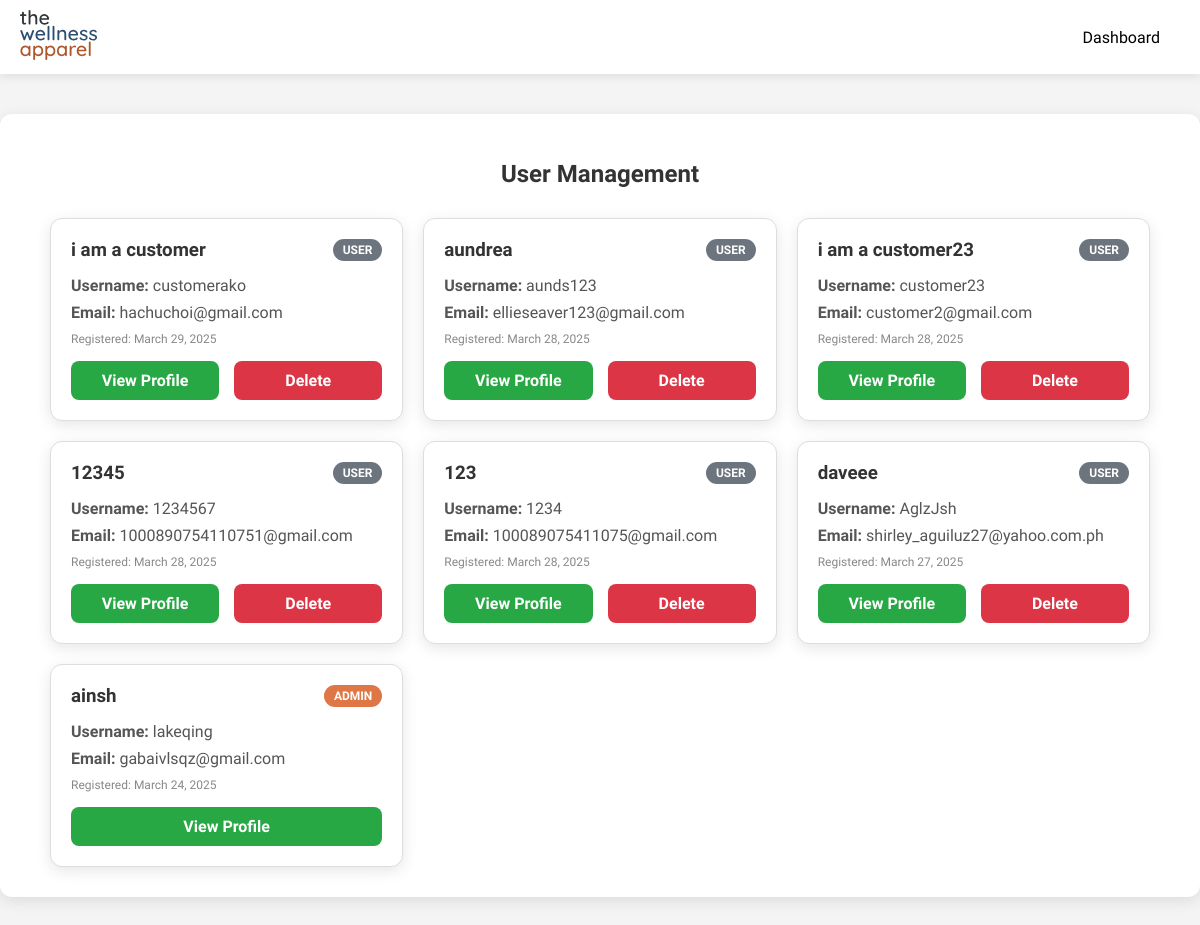
The page /admin/users.php (signed in) on the database its author committed.
### tables this page shows
CREATE TABLE `users` (
  `id` int NOT NULL,
  `username` varchar(50) NOT NULL,
  `email` varchar(100) NOT NULL,
  `password` varchar(255) NOT NULL,
  `display_name` varchar(50) DEFAULT NULL,
  `created_at` timestamp NOT NULL DEFAULT CURRENT_TIMESTAMP,
  `is_admin` tinyint(1) NOT NULL DEFAULT '0'
);

### admin/users.php (the view, shortened to what this page needs)
<?php
require 'includes/navbar.php';
try {
    $stmt = $conn->prepare("SELECT id, username, email, display_name, created_at, is_admin FROM users ORDER BY created_at DESC");
    $stmt->execute();
    $users = $stmt->get_result()->fetch_all(MYSQLI_ASSOC);
} catch (Exception $e) {
    die("Error fetching users: " . $e->getMessage());
}
?>
<!DOCTYPE html>
<html lang="en">
<head>
    <link rel="stylesheet" href="assets/css/users.css" />
</head>
<body>
    <div class="admin-container">
        <h1>User Management</h1>
        <div class="users-grid">
            <?php if (!empty($users)): ?>
                <?php foreach ($users as $user): ?>
                    <div class="user-card">
                        <div class="user-header">
                            <h3><?php echo htmlspecialchars($user['display_name'] ?: $user['username']); ?></h3>
                            <span class="role-badge <?php echo $user['is_admin'] ? 'admin-badge' : 'user-badge'; ?>">
                                <?php echo $user['is_admin'] ? 'Admin' : 'User'; ?>
                            </span>
                        </div>
                        <p><strong>Username:</strong> <?php echo htmlspecialchars($user['username']); ?></p>
                        <p><strong>Email:</strong> <?php echo htmlspecialchars($user['email']); ?></p>
                        <div class="user-date">
                            Registered: <?php echo date("F j, Y", strtotime($user['created_at'])); ?>
                        </div>
                        <div class="user-actions">
                            <a href="view_user.php?id=<?php echo $user['id']; ?>" class="btn-view">View Profile</a>
                            <?php if (!$user['is_admin']): ?>
                                <a href="delete_user.php?delete_id=<?php echo $user['id']; ?>" class="btn-delete delete-user">Delete</a>
                            <?php endif; ?>
                        </div>
                    </div>
                <?php endforeach; ?>
            <?php else: ?>
                <div class="no-users">No users found.</div>
            <?php endif; ?>
        </div>
    </div>
</body>
</html>

### admin/assets/css/users.css (style rules this page uses)
body { font-family: 'Alice', serif; background-color: #f4f4f4; margin: 0; padding: 0; }
.admin-container { max-width: 1200px; margin: 40px auto; background-color: white; box-shadow: 0 4px 15px rgba(0, 0, 0, 0.1); border-radius: 12px; padding: 30px 50px; }
h1 { color: #333; text-align: center; margin-bottom: 30px; font-size: 24px; font-family: 'Alice', serif; }
.users-grid { display: grid; grid-template-columns: repeat(auto-fill, minmax(300px, 1fr)); gap: 20px; }
.user-card { border: 1px solid #ddd; border-radius: 12px; padding: 20px; background-color: #fff; box-shadow: 0 4px 15px rgba(0, 0, 0, 0.1); transition: transform 0.3s ease; }
.user-header { display: flex; justify-content: space-between; align-items: center; margin-bottom: 15px; }
.user-header h3 { margin: 0; color: #333; font-family: 'Quicksand', sans-serif; }
.role-badge { padding: 4px 10px; font-size: 12px; font-weight: bold; border-radius: 12px; text-transform: uppercase; }
.admin-badge { background-color: #df7645; color: white; }
.user-badge { background-color: #6c757d; color: white; }
.user-card p { margin: 8px 0; color: #555; font-family: 'Quicksand', sans-serif; }
.user-date { font-size: 12px; color: #888; margin-top: 10px; }
.user-actions { display: flex; gap: 15px; margin-top: 15px; }
.btn-view, .btn-delete { flex: 1; padding: 10px; color: white; border: none; border-radius: 8px; cursor: pointer; transition: background-color 0.3s ease; font-family: 'Quicksand', sans-serif; font-weight: 600; text-decoration: none; text-align: center; }
.btn-view { background-color: #28a745; }
.btn-delete { background-color: #dc3545; }

### admin/users.php (style rules this page uses)
body { font-family: 'Alice', serif; background-color: #f4f4f4; margin: 0; padding: 0; }
.admin-container { max-width: 1200px; margin: 40px auto; background-color: white; box-shadow: 0 4px 15px rgba(0, 0, 0, 0.1); border-radius: 12px; padding: 30px 50px; }
h1 { color: #333; text-align: center; margin-bottom: 30px; font-size: 24px; font-family: 'Alice', serif; }
.users-grid { display: grid; grid-template-columns: repeat(auto-fill, minmax(300px, 1fr)); gap: 20px; }
.user-card { border: 1px solid #ddd; border-radius: 12px; padding: 20px; background-color: #fff; box-shadow: 0 4px 15px rgba(0, 0, 0, 0.1); transition: transform 0.3s ease; }
.user-header { display: flex; justify-content: space-between; align-items: center; margin-bottom: 15px; }
.user-header h3 { margin: 0; color: #333; font-family: 'Quicksand', sans-serif; }
.role-badge { padding: 4px 10px; font-size: 12px; font-weight: bold; border-radius: 12px; text-transform: uppercase; }
.admin-badge { background-color: #df7645; color: white; }
.user-badge { background-color: #6c757d; color: white; }
.user-card p { margin: 8px 0; color: #555; font-family: 'Quicksand', sans-serif; }
.user-date { font-size: 12px; color: #888; margin-top: 10px; }
.user-actions { display: flex; gap: 15px; margin-top: 15px; }
.btn-view, .btn-delete { flex: 1; padding: 10px; color: white; border: none; border-radius: 8px; cursor: pointer; transition: background-color 0.3s ease; font-family: 'Quicksand', sans-serif; font-weight: 600; text-decoration: none; text-align: center; }
.btn-view { background-color: #28a745; }
.btn-delete { background-color: #dc3545; }

### rows shown on the page
users: display_name "i am a customer", is_admin "USER", username "customerako", email "hachuchoi@gmail.com", created_at "March 29, 2025"
users: display_name "aundrea", is_admin "USER", username "aunds123", email "ellieseaver123@gmail.com", created_at "March 28, 2025"
users: display_name "i am a customer23", is_admin "USER", username "customer23", email "customer2@gmail.com", created_at "March 28, 2025"
users: display_name "12345", is_admin "USER", username "1234567", email "1000890754110751@gmail.com", created_at "March 28, 2025"
users: display_name "123", is_admin "USER", username "1234", email "100089075411075@gmail.com", created_at "March 28, 2025"
users: display_name "daveee", is_admin "USER", username "AglzJsh", email "shirley_aguiluz27@yahoo.com.ph", created_at "March 27, 2025"
users: display_name "ainsh", is_admin "ADMIN", username "lakeqing", email "gabaivlsqz@gmail.com", created_at "March 24, 2025"
